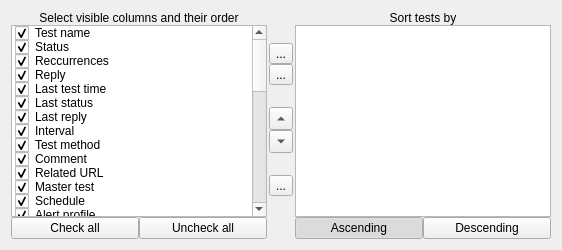
       <widget class="QWidget" name="tabColumns">
        <attribute name="title">
         <string>Columns</string>
        </attribute>
        <layout class="QHBoxLayout" name="horizontalLayout_15">
         <property name="spacing">
          <number>0</number>
         </property>
         <item>
          <layout class="QVBoxLayout" name="verticalLayout_10">
           <property name="spacing">
            <number>0</number>
           </property>
           <item>
            <widget class="QLabel" name="lblSelectVisibleColumns">
             <property name="text">
              <string>Select visible columns and their order</string>
             </property>
             <property name="alignment">
              <set>Qt::AlignCenter</set>
             </property>
            </widget>
           </item>
           <item>
            <widget class="QListWidget" name="listVisibleColumns">
             <item>
              <property name="text">
               <string>Test name</string>
              </property>
              <property name="checkState">
               <enum>Checked</enum>
              </property>
             </item>
             <item>
              <property name="text">
               <string>Status</string>
              </property>
              <property name="checkState">
               <enum>Checked</enum>
              </property>
             </item>
             <item>
              <property name="text">
               <string>Reccurrences</string>
              </property>
              <property name="checkState">
               <enum>Checked</enum>
              </property>
             </item>
             <item>
              <property name="text">
               <string>Reply</string>
              </property>
              <property name="checkState">
               <enum>Checked</enum>
              </property>
             </item>
             <item>
              <property name="text">
               <string>Last test time</string>
              </property>
              <property name="checkState">
               <enum>Checked</enum>
              </property>
             </item>
             <item>
              <property name="text">
               <string>Last status</string>
              </property>
              <property name="checkState">
               <enum>Checked</enum>
              </property>
             </item>
             <item>
              <property name="text">
               <string>Last reply</string>
              </property>
              <property name="checkState">
               <enum>Checked</enum>
              </property>
             </item>
             <item>
              <property name="text">
               <string>Interval</string>
              </property>
              <property name="checkState">
               <enum>Checked</enum>
              </property>
             </item>
             <item>
              <property name="text">
               <string>Test method</string>
              </property>
              <property name="checkState">
               <enum>Checked</enum>
              </property>
             </item>
             <item>
              <property name="text">
               <string>Comment</string>
              </property>
              <property name="checkState">
               <enum>Checked</enum>
              </property>
             </item>
             <item>
              <property name="text">
               <string>Related URL</string>
              </property>
              <property name="checkState">
               <enum>Checked</enum>
              </property>
             </item>
             <item>
              <property name="text">
               <string>Master test</string>
              </property>
              <property name="checkState">
               <enum>Checked</enum>
              </property>
             </item>
             <item>
              <property name="text">
               <string>Schedule</string>
              </property>
              <property name="checkState">
               <enum>Checked</enum>
              </property>
             </item>
             <item>
              <property name="text">
               <string>Alert profile</string>
              </property>
              <property name="checkState">
               <enum>Checked</enum>
              </property>
             </item>
             <item>
              <property name="text">
               <string>Private log</string>
              </property>
              <property name="checkState">
               <enum>Checked</enum>
              </property>
             </item>
             <item>
              <property name="text">
               <string>Alive %</string>
              </property>
              <property name="checkState">
               <enum>Checked</enum>
              </property>
             </item>
             <item>
              <property name="text">
               <string>Dead %</string>
              </property>
              <property name="checkState">
               <enum>Checked</enum>
              </property>
             </item>
             <item>
              <property name="text">
               <string>Unknown %</string>
              </property>
              <property name="checkState">
               <enum>Checked</enum>
              </property>
             </item>
             <item>
              <property name="text">
               <string>Total time</string>
              </property>
              <property name="checkState">
               <enum>Checked</enum>
              </property>
             </item>
             <item>
              <property name="text">
               <string>Alive time</string>
              </property>
              <property name="checkState">
               <enum>Checked</enum>
              </property>
             </item>
             <item>
              <property name="text">
               <string>Dead time</string>
              </property>
              <property name="checkState">
               <enum>Checked</enum>
              </property>
             </item>
             <item>
              <property name="text">
               <string>Unknown time</string>
              </property>
              <property name="checkState">
               <enum>Checked</enum>
              </property>
             </item>
             <item>
              <property name="text">
               <string>Total tests</string>
              </property>
              <property name="checkState">
               <enum>Checked</enum>
              </property>
             </item>
             <item>
              <property name="text">
               <string>Passed tests</string>
              </property>
              <property name="checkState">
               <enum>Checked</enum>
              </property>
             </item>
             <item>
              <property name="text">
               <string>Failed tests</string>
              </property>
              <property name="checkState">
               <enum>Checked</enum>
              </property>
             </item>
             <item>
              <property name="text">
               <string>Unknown tests</string>
              </property>
              <property name="checkState">
               <enum>Checked</enum>
              </property>
             </item>
             <item>
              <property name="text">
               <string>Average reply</string>
              </property>
              <property name="checkState">
               <enum>Checked</enum>
              </property>
             </item>
             <item>
              <property name="text">
               <string>Min reply</string>
              </property>
              <property name="checkState">
               <enum>Checked</enum>
              </property>
             </item>
             <item>
              <property name="text">
               <string>Max reply</string>
              </property>
              <property name="checkState">
               <enum>Checked</enum>
              </property>
             </item>
             <item>
              <property name="text">
               <string>Status changed at</string>
              </property>
              <property name="checkState">
               <enum>Checked</enum>
              </property>
             </item>
             <item>
              <property name="text">
               <string>Status changes</string>
              </property>
              <property name="checkState">
               <enum>Checked</enum>
              </property>
             </item>
             <item>
              <property name="text">
               <string>Created at</string>
              </property>
              <property name="checkState">
               <enum>Checked</enum>
              </property>
             </item>
             <item>
              <property name="text">
               <string>Modified at</string>
              </property>
              <property name="checkState">
               <enum>Checked</enum>
              </property>
             </item>
             <item>
              <property name="text">
               <string>Comment line #2</string>
              </property>
              <property name="checkState">
               <enum>Checked</enum>
              </property>
             </item>
             <item>
              <property name="text">
               <string>Comment line #3</string>
              </property>
              <property name="checkState">
               <enum>Checked</enum>
              </property>
             </item>
             <item>
              <property name="text">
               <string>Comment line #4</string>
              </property>
              <property name="checkState">
               <enum>Checked</enum>
              </property>
             </item>
             <item>
              <property name="text">
               <string>Comment line #5</string>
              </property>
              <property name="checkState">
               <enum>Checked</enum>
              </property>
             </item>
             <item>
              <property name="text">
               <string>Test by</string>
              </property>
              <property name="checkState">
               <enum>Checked</enum>
              </property>
             </item>
             <item>
              <property name="text">
               <string>Acknowledged at</string>
              </property>
              <property name="checkState">
               <enum>Checked</enum>
              </property>
             </item>
             <item>
              <property name="text">
               <string>Acknowledged by</string>
              </property>
              <property name="checkState">
               <enum>Checked</enum>
              </property>
             </item>
             <item>
              <property name="text">
               <string>Ack comment</string>
              </property>
              <property name="checkState">
               <enum>Checked</enum>
              </property>
             </item>
            </widget>
           </item>
           <item>
            <layout class="QHBoxLayout" name="horizontalLayout_14">
             <property name="spacing">
              <number>0</number>
             </property>
             <item>
              <widget class="QPushButton" name="btnCheckAll">
               <property name="text">
                <string>Check all</string>
               </property>
              </widget>
             </item>
             <item>
              <widget class="QPushButton" name="btnUncheckAll">
               <property name="text">
                <string>Uncheck all</string>
               </property>
              </widget>
             </item>
            </layout>
           </item>
          </layout>
         </item>
         <item>
          <layout class="QVBoxLayout" name="verticalLayout_9">
           <property name="spacing">
            <number>20</number>
           </property>
           <property name="leftMargin">
            <number>2</number>
           </property>
           <property name="topMargin">
            <number>30</number>
           </property>
           <property name="rightMargin">
            <number>2</number>
           </property>
           <property name="bottomMargin">
            <number>40</number>
           </property>
           <item>
            <layout class="QVBoxLayout" name="verticalLayout_7">
             <property name="spacing">
              <number>0</number>
             </property>
             <item>
              <widget class="QToolButton" name="btnLeft">
               <property name="text">
                <string>...</string>
               </property>
               <property name="icon">
                <iconset resource="../qHostMonitor.qrc">
                 <normaloff>:/img/test/previous.png</normaloff>:/img/test/previous.png</iconset>
               </property>
               <property name="iconSize">
                <size>
                 <width>16</width>
                 <height>16</height>
                </size>
               </property>
              </widget>
             </item>
             <item>
              <widget class="QToolButton" name="btnRight">
               <property name="text">
                <string>...</string>
               </property>
               <property name="icon">
                <iconset resource="../qHostMonitor.qrc">
                 <normaloff>:/img/test/next.png</normaloff>:/img/test/next.png</iconset>
               </property>
               <property name="iconSize">
                <size>
                 <width>16</width>
                 <height>16</height>
                </size>
               </property>
              </widget>
             </item>
            </layout>
           </item>
           <item>
            <layout class="QVBoxLayout" name="verticalLayout_8">
             <property name="spacing">
              <number>0</number>
             </property>
             <item>
              <widget class="QToolButton" name="btnUp">
               <property name="text">
                <string>...</string>
               </property>
               <property name="iconSize">
                <size>
                 <width>16</width>
                 <height>16</height>
                </size>
               </property>
               <property name="arrowType">
                <enum>Qt::UpArrow</enum>
               </property>
              </widget>
             </item>
             <item>
              <widget class="QToolButton" name="btnDown">
               <property name="text">
                <string>...</string>
               </property>
               <property name="iconSize">
                <size>
                 <width>16</width>
                 <height>16</height>
                </size>
               </property>
               <property name="arrowType">
                <enum>Qt::DownArrow</enum>
               </property>
              </widget>
             </item>
            </layout>
           </item>
           <item>
            <widget class="QToolButton" name="btnRename">
             <property name="text">
              <string>...</string>
             </property>
             <property name="icon">
              <iconset resource="../qHostMonitor.qrc">
               <normaloff>:/img/action/properties.png</normaloff>:/img/action/properties.png</iconset>
             </property>
             <property name="iconSize">
              <size>
               <width>16</width>
               <height>16</height>
              </size>
             </property>
            </widget>
           </item>
          </layout>
         </item>
         <item>
          <layout class="QVBoxLayout" name="verticalLayout_11">
           <property name="spacing">
            <number>0</number>
           </property>
           <item>
            <widget class="QLabel" name="lblSortTestBy">
             <property name="text">
              <string>Sort tests by</string>
             </property>
             <property name="alignment">
              <set>Qt::AlignCenter</set>
             </property>
            </widget>
           </item>
           <item>
            <widget class="QListWidget" name="listSortColumns"/>
           </item>
           <item>
            <layout class="QHBoxLayout" name="horizontalLayout_13">
             <property name="spacing">
              <number>0</number>
             </property>
             <item>
              <widget class="QPushButton" name="btnSortAscending">
               <property name="text">
                <string>Ascending</string>
               </property>
               <property name="checkable">
                <bool>true</bool>
               </property>
               <property name="checked">
                <bool>true</bool>
               </property>
               <property name="default">
                <bool>false</bool>
               </property>
               <attribute name="buttonGroup">
                <string notr="true">btnGroupSort</string>
               </attribute>
              </widget>
             </item>
             <item>
              <widget class="QPushButton" name="btnSortDescending">
               <property name="text">
                <string>Descending</string>
               </property>
               <property name="checkable">
                <bool>true</bool>
               </property>
               <attribute name="buttonGroup">
                <string notr="true">btnGroupSort</string>
               </attribute>
              </widget>
             </item>
            </layout>
           </item>
          </layout>
         </item>
        </layout>
       </widget>
